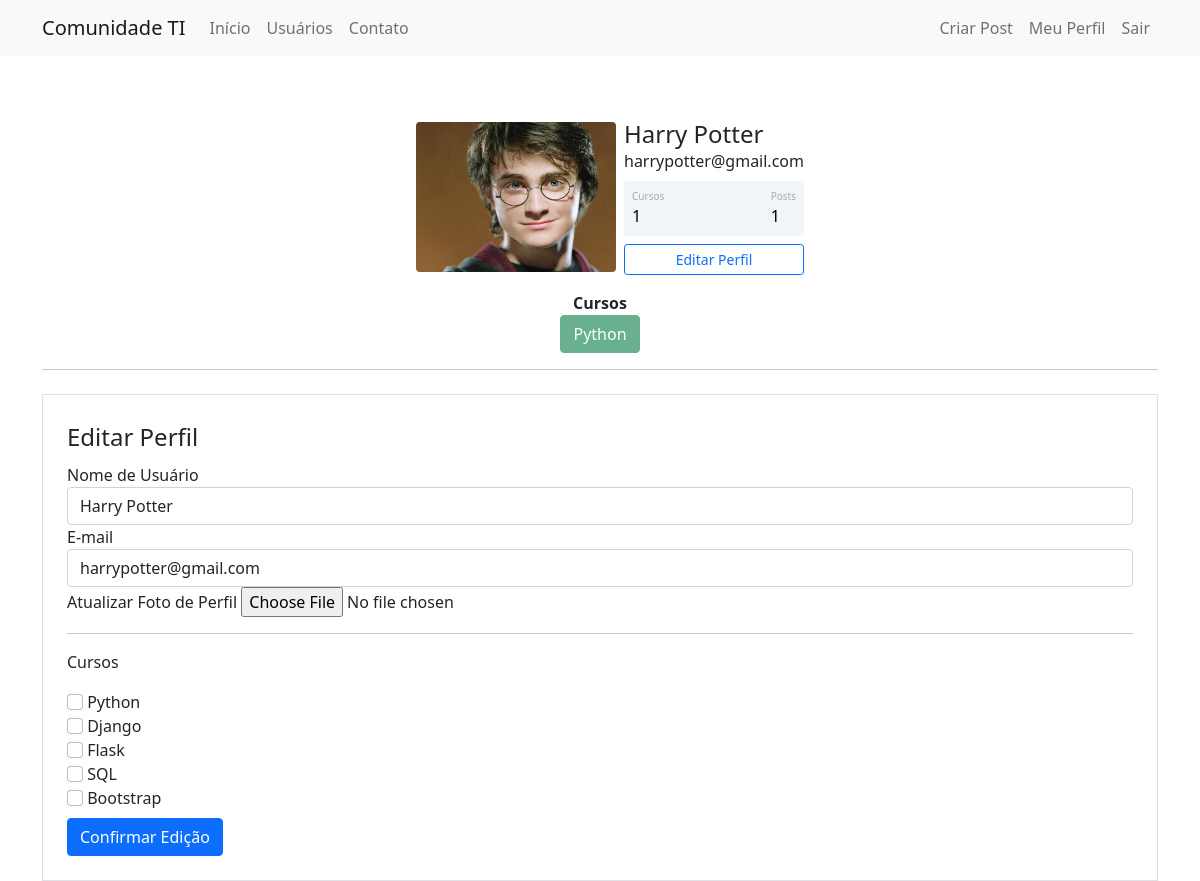
The page /perfil/editar (signed in) on the database its author committed.
### comunidadeti/models.py (models this page shows)
class Usuario(database.Model, UserMixin):
    id = database.Column(database.Integer, primary_key=True)
    username = database.Column(database.String, nullable=False)
    email = database.Column(database.String, nullable = False, unique=True)
    senha = database.Column(database.String, nullable=False)
    foto_perfil = database.Column(database.String, default='default.jpg')
    posts = database.relationship('Post', backref='autor', lazy=True)
    cursos = database.Column(database.String, nullable=False, default='Não Informado')
    def contar_posts(self):
        return len(self.posts)

### comunidadeti/routes.py (the view)
@app.route('/perfil/editar', methods=['GET', 'POST'])
@login_required
def editar_perfil():
    form = FormEditarPerfil()
    if form.validate_on_submit():
        current_user.email = form.email.data
        current_user.username = form.username.data
        if form.foto_perfil.data:
            nome_imagem = salvar_imagem(form.foto_perfil.data)
            current_user.foto_perfil = nome_imagem
        current_user.cursos = atualizar_cursos(form)
        database.session.commit()
        flash('Perfil atualizado com sucesso!', 'alert-success')
        return redirect(url_for('perfil'))
    elif request.method == "GET":
        form.email.data = current_user.email
        form.username.data = current_user.username
    foto_perfil = url_for('static', filename='fotos_perfil/{}'.format(current_user.foto_perfil))
    return render_template('editarperfil.html', foto_perfil=foto_perfil, form=form)

### comunidadeti/forms.py (shortened to what this page needs)
class FormEditarPerfil(FlaskForm):
    username = StringField('Nome de Usuário', validators=[DataRequired()])
    email = StringField('E-mail', validators=[DataRequired(), Email()])
    foto_perfil = FileField('Atualizar Foto de Perfil', validators=[FileAllowed(['jpg', 'png'])])
    curso_python = BooleanField('Python')
    curso_django = BooleanField('Django')
    curso_flask = BooleanField('Flask')
    curso_sql = BooleanField('SQL')
    curso_bootstrap = BooleanField('Bootstrap')
    botao_submit_editarperfil = SubmitField('Confirmar Edição')

### comunidadeti/models.py (called while the page is built)
@login_manager.user_loader
def load_usuario(id_usuario):
    return Usuario.query.get(int(id_usuario))

### comunidadeti/templates/editarperfil.html (shortened to what this page needs)
{% extends 'perfil.html' %}
{% block form_editar_perfil %}
<div class="container">
        <hr>
        <div class="row">
            <div class="col">
                <form method="POST" action="" class="border p-4 mt-2" enctype="multipart/form-data">
                    <legend>Editar Perfil</legend>
                    <fieldset>
                        <div class="form-group">
                            {{ form.username.label(class="form-control-label") }}
                            {% if form.username.errors %}
                                {{ form.username(class="form-control is-invalid") }}
                            <div class="invalid-feedback">
                                {% for erro in form.username.errors %}
                                    {{ erro }}
                                {% endfor %}
                            </div>
                            {% else %}
                                {{ form.username(class="form-control") }}
                            {% endif %}
                        </div>
                       <div class="form-group">
                            {{ form.email.label(class="form-control-label") }}
                            {% if form.email.errors %}
                                {{ form.email(class="form-control is-invalid") }}
                            <div class="invalid-feedback">
                                {% for erro in form.email.errors %}
                                    {{ erro }}
                                {% endfor %}
                            </div>
                            {% else %}
                                {{ form.email(class="form-control") }}
                            {% endif %}
                       </div>
                       <div class="form-group">
                           {{ form.foto_perfil.label }}
                           {{ form.foto_perfil(class="form-control-file") }}
                       </div>
                       <hr>
                       <p>Cursos</p>
                       {% for campo in form %}
                            {% if 'curso' in campo.name %}
                                 <div class="form-group">
                                     {{ campo(class="form-check-input") }}
                                     {{ campo.label(class="form-check-label") }}
                                 </div>
                            {% endif %}
                       {% endfor %}
                    </fieldset>
                    {{ form.botao_submit_editarperfil(class="btn btn-primary mt-2") }}
                </form>
        </div>
    </div>
{% endblock %}

### comunidadeti/templates/perfil.html
{% extends 'base.html' %}
{% block body %}
    <div class="container mt-5 d-flex justify-content-center">
            <div class="card p-3">
                <div class="d-flex align-items-center">
                    <div class="image pe-2"> <img src="{{ foto_perfil }}" class="rounded" width="200"></div>
                <div class="ml-3 w-100">
                   <h4 class="mb-0 mt-0">{{ current_user.username }}</h4> <span>{{ current_user.email }}</span>
                   <div class="p-2 mt-2 bg-primary d-flex justify-content-between rounded text-white stats">
                       {% if 'Não Informado' in current_user.cursos %}
                            <div class="d-flex flex-column"> <span class="articles">Cursos</span> <span class="number1">0</span></div>
                       {% else %}
                            <div class="d-flex flex-column"><span class="articles">Cursos</span><span class="number1">{{ current_user.cursos.count(';') + 1 }}</span></div>
                       {% endif %}
                       <div class="d-flex flex-column">
                            <span class="rating">Posts</span>
                            <span class="number3">{{ current_user.contar_posts() }}</span>
                       </div>
                   </div>
                   <div class="button mt-2 d-flex flex-row align-items-center">
                       <a class="w-100" href="{{ url_for('editar_perfil') }}">
                           <button class="btn btn-sm btn-outline-primary w-100">Editar Perfil</button>
                       </a>
                   </div>
                </div>
            </div>
        </div>
    </div>
<div class="row justify-content-center">
    <div class="col col-4" style="text-align: center">
        <strong>Cursos</strong><br>
        {% for curso in current_user.cursos.split(';') %}
            <button type="button" class="btn btn-success" disabled>{{ curso }}</button>
        {% endfor %}
    </div>
</div>
{% block form_editar_perfil %}
{% endblock %}
{% endblock %}

### comunidadeti/static/main.css (style rules this page uses)
.card { width: 400px; border: none; border-radius: 10px; background-color: #fff; }
.stats { background: #f2f5f8 !important; color: #000 !important; }
.articles { font-size:10px; color: #a1aab9; }
.number1 { font-weight:500; }
.rating { font-size:10px; color: #a1aab9; }
.number3 { font-weight:500; }

### rows shown on the page
Usuario: username "Harry Potter", email "harrypotter@gmail.com", cursos "1", cursos "Python"

### other values the page prints
{{ current_user.contar_posts() }} "1"
{{ campo.label(class="form-check-label") }} "Python" "Django" "Flask" "SQL" "Bootstrap"
